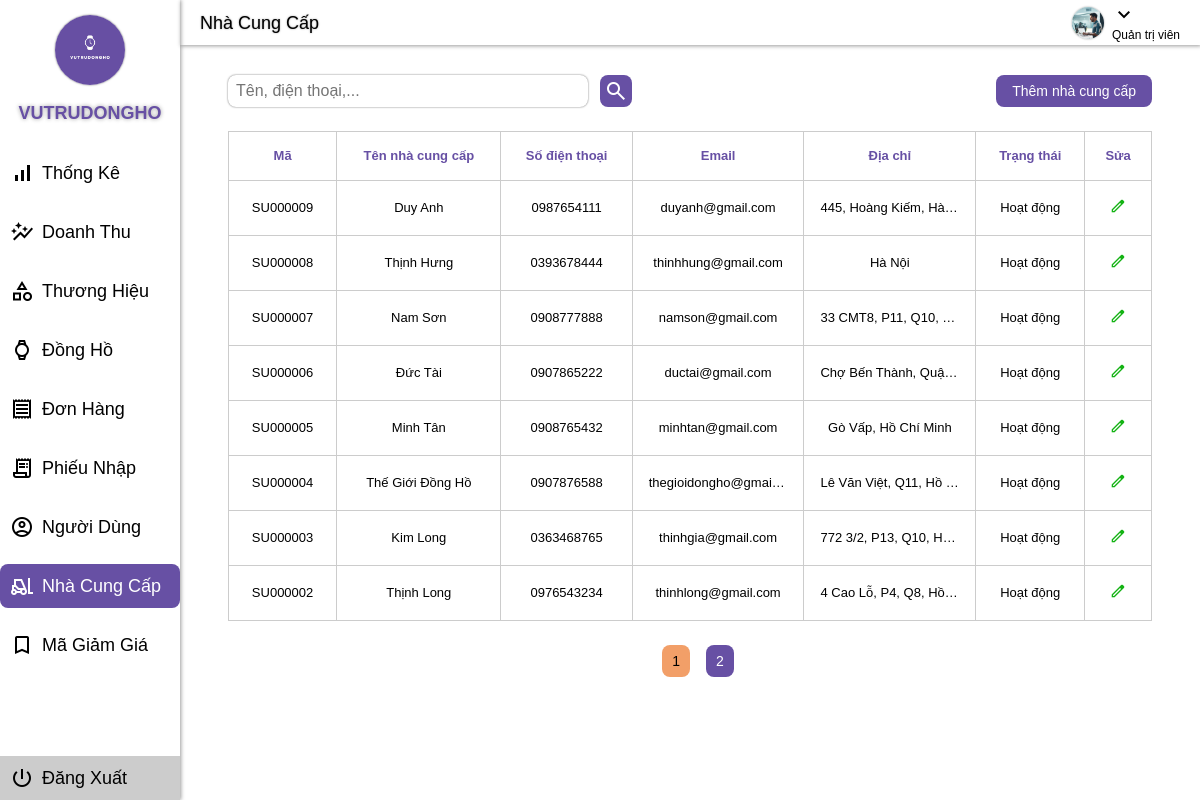
The app's page /vutrudongho/supplier-manager.php with its own data.
### tables this page shows
CREATE TABLE `supplier` (
  `SupplierID` varchar(8) NOT NULL,
  `Name` varchar(100) NOT NULL,
  `NumberPhone` varchar(10) NOT NULL,
  `Address` varchar(200) NOT NULL,
  `Email` varchar(50) NOT NULL,
  `Status` tinyint(1) NOT NULL
);

### vutrudongho/supplier-manager.php (the view, shortened to what this page needs)
<?php
include './sidebar.php';
include './container-header.php';
$keyWord = !empty($_GET['supplier-search']) ? str_replace("\\", "", $_GET['supplier-search']) : "";
?>
<div class="supplier">
    <div class="supplier__header">
        <form class="supplier-header__search" autocomplete="off">
            <input name="supplier-search" type="text" placeholder="Tên, điện thoại,..." value="<?= $keyWord ?>">
            <button name="button-search" type="submit" class="supplier-header-search__link"><span class="material-symbols-outlined">search</span></button>
        </form>
        <?php
            include './connectdb.php';
            $result = mysqli_query($con, "select `SupplierID` from `supplier` order by `SupplierID` desc limit 1");
            $row = mysqli_fetch_array($result);
            if($row != null) {
                $num = substr($row['SupplierID'], 6);
                $num++;
                $newSupplierId = 'SU' . str_pad($num, 6, '0', STR_PAD_LEFT);
            } else {
                $newSupplierId = 'SU000001';
            }
        ?>
        <button class="supplier-header__insert" onclick="displayInsertSupplierModal('<?= $newSupplierId ?>');">Thêm nhà cung cấp</button>
    </div>
    <table class="supplier__table">
        <thead>
            <th>Mã</th>
            <th>Tên nhà cung cấp</th>
            <th>Số điện thoại</th>
            <th>Email</th>
            <th>Địa chỉ</th>
            <th>Trạng thái</th>
            <th>Sửa</th>
        </thead>
        <tbody>
            <?php
                include './connectdb.php';
                $item_per_page = 8;
                $current_page = !empty($_GET['page']) ? $_GET['page']: 1;
                $offset = ($current_page - 1) * $item_per_page;
                $records = mysqli_query($con, "select * from `supplier` where Name regexp '{$keyWord}' or NumberPhone regexp '{$keyWord}'");
                $num_page = ceil($records->num_rows/$item_per_page);
                $result = mysqli_query($con, "select * from `supplier` where Name regexp '{$keyWord}' or NumberPhone regexp '{$keyWord}' order by SupplierID desc limit {$item_per_page} offset {$offset}");
                if($result->num_rows > 0) {
                    while($row = mysqli_fetch_array($result)) {
                        ?>
                        <tr id="<?= $row['SupplierID'] ?>">
                            <td><?= $row['SupplierID'] ?></td>
                            <td><?= $row['Name'] ?></td>
                            <td><?= $row['NumberPhone'] ?></td>
                            <td><?= $row['Email'] ?></td>
                            <td><?= $row['Address'] ?></td>
                            <td><?= $row['Status'] == 1 ? "Hoạt động" : "Ngừng hoạt động" ?></td>
                            <td onclick="displayEditSupplierModal('<?= $row['SupplierID'] ?>');"><span class="brand-table__edit material-symbols-outlined">edit</span></td>
                        </tr>
                        <?php
                    }
                } else {
                    ?>
                    <tr>
                        <td colspan="7" style="padding: 16px;">Không có nhà cung cấp nào để hiển thị!</td>
                    </tr>
                <?php
                }
            ?>
        </tbody>
    </table>
    <div class="paging">
            <?php
        for ($num = 1; $num <= $num_page; $num++) {
            if($num != $current_page) {
                if($num > $current_page - 3 && $num < $current_page + 3) {
                ?>
                    <a href="?page=<?= $num ?>&supplier-search=<?= $keyWord ?>" class="paging__item paging__item--hover"><?= $num ?></a>
                <?php
                }
            } else {
                ?>
                <a href="?page=<?= $num ?>&supplier-search=<?= $keyWord ?>" class="paging__item paging__item--active"><?= $num ?></a>
                <?php
            }
        }
            ?>
    </div>
</div>
<?php include './container-footer.php' ?>

### vutrudongho/assets/CSS/admin-common.css (style rules this page uses)
:root { --container-header: 45px; }
* { padding: 0; margin: 0; box-sizing: border-box; }
html { font-size: 62.5%; line-height: 1.6rem; font-family: Arial, Helvetica, sans-serif; }
a { text-decoration: none; }

### vutrudongho/assets/CSS/container-product.css (style rules this page uses)
.paging { margin-top: 24px; display: flex; justify-content: center; }
.paging .paging__item { margin-left: 16px; padding: 8px 10px; font-size: 1.4rem; color: #fff; background-color: #6750A4; border-radius: 8px; }
.paging .paging__item--active { background-color: #f29f68; color: #000; }

### vutrudongho/assets/CSS/supplier-manager.css (style rules this page uses)
.supplier { margin-top: 30px; padding: 0 48px; }
.supplier__header { display: flex; justify-content: space-between; }
.supplier-header__search { display: flex; }
.supplier-header__search > input { font-size: 1.6rem; width: 360px; padding: 0 8px; border: none; box-shadow: 0px 0px 2px rgba(0, 0, 0, 0.6); border-radius: 8px; }
.supplier-header__search > button { display: flex; align-items: center; justify-content: center; margin-left: 12px; font-size: 1.2rem; padding: 2px 4px; border: none; border-radius: 8px; background-color: #6750A4; color: #fff; }
.supplier-header__insert { font-size: 1.4rem; padding: 8px 16px; background-color: #6750A4; color: #fff; border: none; border-radius: 8px; }
.supplier__table { margin-top: 24px; width: 100%; border-collapse: collapse; }
.supplier__table th, .supplier__table td { font-size: 1.3rem; border: 1px solid #ccc; }
.supplier__table th, .supplier__table td { padding: 16px; }
.supplier__table th { color: #6750A4; }
.supplier__table td { max-width: 150px; text-overflow: ellipsis; overflow: hidden; white-space: nowrap; text-align: center; }
.supplier__table td .material-symbols-outlined { font-size: 1.8rem; cursor: pointer; color: rgb(20, 179, 20); }

### records on screen
supplier: SupplierID "SU000009", Name "Duy Anh", NumberPhone "0987654111", Email "duyanh@gmail.com", Address "445, Hoàng Kiếm, Hà…", Status "Hoạt động"
supplier: SupplierID "SU000008", Name "Thịnh Hưng", NumberPhone "0393678444", Email "thinhhung@gmail.com", Address "Hà Nội", Status "Hoạt động"
supplier: SupplierID "SU000007", Name "Nam Sơn", NumberPhone "0908777888", Email "namson@gmail.com", Address "33 CMT8, P11, Q10,…", Status "Hoạt động"
supplier: SupplierID "SU000006", Name "Đức Tài", NumberPhone "0907865222", Email "ductai@gmail.com", Address "Chợ Bến Thành, Quậ…", Status "Hoạt động"
supplier: SupplierID "SU000005", Name "Minh Tân", NumberPhone "0908765432", Email "minhtan@gmail.com", Address "Gò Vấp, Hồ Chí Minh", Status "Hoạt động"
supplier: SupplierID "SU000004", Name "Thế Giới Đồng Hồ", NumberPhone "0907876588", Email "thegioidongho@gmail…", Address "Lê Văn Việt, Q11, Hồ…", Status "Hoạt động"
supplier: SupplierID "SU000003", Name "Kim Long", NumberPhone "0363468765", Email "thinhgia@gmail.com", Address "772 3/2, P13, Q10, H…", Status "Hoạt động"
supplier: SupplierID "SU000002", Name "Thịnh Long", NumberPhone "0976543234", Email "thinhlong@gmail.com", Address "4 Cao Lỗ, P4, Q8, Hồ…", Status "Hoạt động"
